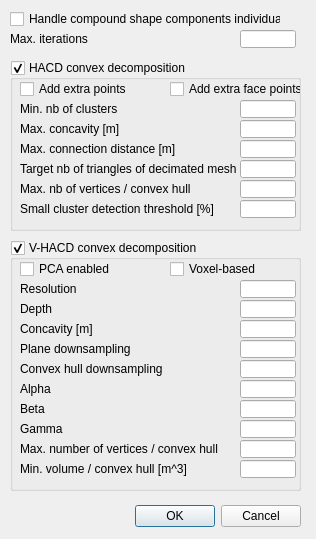
<?xml version="1.0" encoding="UTF-8"?>
<ui version="4.0">
 <class>CQDlgConvexDecomposition</class>
 <widget class="QDialog" name="CQDlgConvexDecomposition">
  <property name="geometry">
   <rect>
    <x>0</x>
    <y>0</y>
    <width>316</width>
    <height>539</height>
   </rect>
  </property>
  <property name="windowTitle">
   <string>Convex Decomposition</string>
  </property>
  <property name="locale">
   <locale language="English" country="UnitedStates"/>
  </property>
  <widget class="QDialogButtonBox" name="qqOkCancel">
   <property name="geometry">
    <rect>
     <x>10</x>
     <y>500</y>
     <width>291</width>
     <height>32</height>
    </rect>
   </property>
   <property name="standardButtons">
    <set>QDialogButtonBox::Cancel|QDialogButtonBox::Ok</set>
   </property>
  </widget>
  <widget class="QCheckBox" name="qqIndividualComponents">
   <property name="geometry">
    <rect>
     <x>10</x>
     <y>10</y>
     <width>271</width>
     <height>18</height>
    </rect>
   </property>
   <property name="focusPolicy">
    <enum>Qt::StrongFocus</enum>
   </property>
   <property name="text">
    <string>Handle compound shape components individually</string>
   </property>
  </widget>
  <widget class="QLabel" name="label_7">
   <property name="geometry">
    <rect>
     <x>10</x>
     <y>30</y>
     <width>231</width>
     <height>18</height>
    </rect>
   </property>
   <property name="text">
    <string>Max. iterations</string>
   </property>
  </widget>
  <widget class="QLineEdit" name="qqMaxIterations">
   <property name="geometry">
    <rect>
     <x>240</x>
     <y>30</y>
     <width>56</width>
     <height>18</height>
    </rect>
   </property>
  </widget>
  <widget class="QGroupBox" name="qqHACD">
   <property name="geometry">
    <rect>
     <x>10</x>
     <y>60</y>
     <width>291</width>
     <height>171</height>
    </rect>
   </property>
   <property name="title">
    <string>HACD convex decomposition</string>
   </property>
   <property name="flat">
    <bool>false</bool>
   </property>
   <property name="checkable">
    <bool>true</bool>
   </property>
   <widget class="QLineEdit" name="qqTargetBlabla">
    <property name="geometry">
     <rect>
      <x>230</x>
      <y>100</y>
      <width>56</width>
      <height>18</height>
     </rect>
    </property>
   </widget>
   <widget class="QLineEdit" name="qqMaxHullVertices">
    <property name="geometry">
     <rect>
      <x>230</x>
      <y>120</y>
      <width>56</width>
      <height>18</height>
     </rect>
    </property>
   </widget>
   <widget class="QLabel" name="label_6">
    <property name="geometry">
     <rect>
      <x>10</x>
      <y>140</y>
      <width>221</width>
      <height>18</height>
     </rect>
    </property>
    <property name="text">
     <string>Small cluster detection threshold [%]</string>
    </property>
   </widget>
   <widget class="QCheckBox" name="qqExtraDistPoints">
    <property name="geometry">
     <rect>
      <x>10</x>
      <y>20</y>
      <width>141</width>
      <height>18</height>
     </rect>
    </property>
    <property name="focusPolicy">
     <enum>Qt::StrongFocus</enum>
    </property>
    <property name="text">
     <string>Add extra points</string>
    </property>
   </widget>
   <widget class="QLabel" name="label_2">
    <property name="geometry">
     <rect>
      <x>10</x>
      <y>60</y>
      <width>211</width>
      <height>18</height>
     </rect>
    </property>
    <property name="text">
     <string>Max. concavity [m]</string>
    </property>
   </widget>
   <widget class="QLabel" name="label_4">
    <property name="geometry">
     <rect>
      <x>10</x>
      <y>100</y>
      <width>221</width>
      <height>18</height>
     </rect>
    </property>
    <property name="text">
     <string>Target nb of triangles of decimated mesh</string>
    </property>
   </widget>
   <widget class="QLineEdit" name="qqConnectDist">
    <property name="geometry">
     <rect>
      <x>230</x>
      <y>80</y>
      <width>56</width>
      <height>18</height>
     </rect>
    </property>
   </widget>
   <widget class="QLineEdit" name="qqClusters">
    <property name="geometry">
     <rect>
      <x>230</x>
      <y>40</y>
      <width>56</width>
      <height>18</height>
     </rect>
    </property>
   </widget>
   <widget class="QCheckBox" name="qqExtraFacesPoints">
    <property name="geometry">
     <rect>
      <x>160</x>
      <y>20</y>
      <width>131</width>
      <height>18</height>
     </rect>
    </property>
    <property name="focusPolicy">
     <enum>Qt::StrongFocus</enum>
    </property>
    <property name="text">
     <string>Add extra face points</string>
    </property>
   </widget>
   <widget class="QLineEdit" name="qqSmallClusterThreshold">
    <property name="geometry">
     <rect>
      <x>230</x>
      <y>140</y>
      <width>56</width>
      <height>18</height>
     </rect>
    </property>
   </widget>
   <widget class="QLineEdit" name="qqConcavity">
    <property name="geometry">
     <rect>
      <x>230</x>
      <y>60</y>
      <width>56</width>
      <height>18</height>
     </rect>
    </property>
   </widget>
   <widget class="QLabel" name="label_3">
    <property name="geometry">
     <rect>
      <x>10</x>
      <y>80</y>
      <width>221</width>
      <height>18</height>
     </rect>
    </property>
    <property name="text">
     <string>Max. connection distance [m]</string>
    </property>
   </widget>
   <widget class="QLabel" name="label_5">
    <property name="geometry">
     <rect>
      <x>10</x>
      <y>120</y>
      <width>221</width>
      <height>18</height>
     </rect>
    </property>
    <property name="text">
     <string>Max. nb of vertices / convex hull</string>
    </property>
   </widget>
   <widget class="QLabel" name="label">
    <property name="geometry">
     <rect>
      <x>10</x>
      <y>40</y>
      <width>221</width>
      <height>18</height>
     </rect>
    </property>
    <property name="text">
     <string>Min. nb of clusters</string>
    </property>
   </widget>
  </widget>
  <widget class="QGroupBox" name="qqVHACD">
   <property name="geometry">
    <rect>
     <x>10</x>
     <y>240</y>
     <width>291</width>
     <height>251</height>
    </rect>
   </property>
   <property name="title">
    <string>V-HACD convex decomposition</string>
   </property>
   <property name="flat">
    <bool>false</bool>
   </property>
   <property name="checkable">
    <bool>true</bool>
   </property>
   <widget class="QLineEdit" name="qqPlaneDownsampling">
    <property name="geometry">
     <rect>
      <x>230</x>
      <y>100</y>
      <width>56</width>
      <height>18</height>
     </rect>
    </property>
   </widget>
   <widget class="QLineEdit" name="qqConvexHullDownsampling">
    <property name="geometry">
     <rect>
      <x>230</x>
      <y>120</y>
      <width>56</width>
      <height>18</height>
     </rect>
    </property>
   </widget>
   <widget class="QLabel" name="label_8">
    <property name="geometry">
     <rect>
      <x>10</x>
      <y>140</y>
      <width>221</width>
      <height>18</height>
     </rect>
    </property>
    <property name="text">
     <string>Alpha</string>
    </property>
   </widget>
   <widget class="QCheckBox" name="qqPcaEnabled">
    <property name="geometry">
     <rect>
      <x>10</x>
      <y>20</y>
      <width>141</width>
      <height>18</height>
     </rect>
    </property>
    <property name="focusPolicy">
     <enum>Qt::StrongFocus</enum>
    </property>
    <property name="text">
     <string>PCA enabled</string>
    </property>
   </widget>
   <widget class="QLabel" name="label_9">
    <property name="geometry">
     <rect>
      <x>10</x>
      <y>60</y>
      <width>211</width>
      <height>18</height>
     </rect>
    </property>
    <property name="text">
     <string>Depth</string>
    </property>
   </widget>
   <widget class="QLabel" name="label_10">
    <property name="geometry">
     <rect>
      <x>10</x>
      <y>100</y>
      <width>221</width>
      <height>18</height>
     </rect>
    </property>
    <property name="text">
     <string>Plane downsampling</string>
    </property>
   </widget>
   <widget class="QLineEdit" name="qqConcavity_2">
    <property name="geometry">
     <rect>
      <x>230</x>
      <y>80</y>
      <width>56</width>
      <height>18</height>
     </rect>
    </property>
   </widget>
   <widget class="QLineEdit" name="qqResolution">
    <property name="geometry">
     <rect>
      <x>230</x>
      <y>40</y>
      <width>56</width>
      <height>18</height>
     </rect>
    </property>
   </widget>
   <widget class="QCheckBox" name="qqVoxelBased">
    <property name="geometry">
     <rect>
      <x>160</x>
      <y>20</y>
      <width>131</width>
      <height>18</height>
     </rect>
    </property>
    <property name="focusPolicy">
     <enum>Qt::StrongFocus</enum>
    </property>
    <property name="text">
     <string>Voxel-based</string>
    </property>
   </widget>
   <widget class="QLineEdit" name="qqAlpha">
    <property name="geometry">
     <rect>
      <x>230</x>
      <y>140</y>
      <width>56</width>
      <height>18</height>
     </rect>
    </property>
   </widget>
   <widget class="QLineEdit" name="qqDepth">
    <property name="geometry">
     <rect>
      <x>230</x>
      <y>60</y>
      <width>56</width>
      <height>18</height>
     </rect>
    </property>
   </widget>
   <widget class="QLabel" name="label_11">
    <property name="geometry">
     <rect>
      <x>10</x>
      <y>80</y>
      <width>221</width>
      <height>18</height>
     </rect>
    </property>
    <property name="text">
     <string>Concavity [m]</string>
    </property>
   </widget>
   <widget class="QLabel" name="label_12">
    <property name="geometry">
     <rect>
      <x>10</x>
      <y>120</y>
      <width>221</width>
      <height>18</height>
     </rect>
    </property>
    <property name="text">
     <string>Convex hull downsampling</string>
    </property>
   </widget>
   <widget class="QLabel" name="label_13">
    <property name="geometry">
     <rect>
      <x>10</x>
      <y>40</y>
      <width>221</width>
      <height>18</height>
     </rect>
    </property>
    <property name="text">
     <string>Resolution</string>
    </property>
   </widget>
   <widget class="QLineEdit" name="qqGamma">
    <property name="geometry">
     <rect>
      <x>230</x>
      <y>180</y>
      <width>56</width>
      <height>18</height>
     </rect>
    </property>
   </widget>
   <widget class="QLabel" name="label_15">
    <property name="geometry">
     <rect>
      <x>10</x>
      <y>180</y>
      <width>221</width>
      <height>18</height>
     </rect>
    </property>
    <property name="text">
     <string>Gamma</string>
    </property>
   </widget>
   <widget class="QLineEdit" name="qqBeta">
    <property name="geometry">
     <rect>
      <x>230</x>
      <y>160</y>
      <width>56</width>
      <height>18</height>
     </rect>
    </property>
   </widget>
   <widget class="QLabel" name="label_14">
    <property name="geometry">
     <rect>
      <x>10</x>
      <y>160</y>
      <width>221</width>
      <height>18</height>
     </rect>
    </property>
    <property name="text">
     <string>Beta</string>
    </property>
   </widget>
   <widget class="QLabel" name="label_16">
    <property name="geometry">
     <rect>
      <x>10</x>
      <y>200</y>
      <width>221</width>
      <height>18</height>
     </rect>
    </property>
    <property name="text">
     <string>Max. number of vertices / convex hull</string>
    </property>
   </widget>
   <widget class="QLineEdit" name="qqMaxVerticesPerCh">
    <property name="geometry">
     <rect>
      <x>230</x>
      <y>200</y>
      <width>56</width>
      <height>18</height>
     </rect>
    </property>
   </widget>
   <widget class="QLabel" name="label_17">
    <property name="geometry">
     <rect>
      <x>10</x>
      <y>220</y>
      <width>221</width>
      <height>18</height>
     </rect>
    </property>
    <property name="text">
     <string>Min. volume / convex hull [m^3]</string>
    </property>
   </widget>
   <widget class="QLineEdit" name="qqMinVolumePerCh">
    <property name="geometry">
     <rect>
      <x>230</x>
      <y>220</y>
      <width>56</width>
      <height>18</height>
     </rect>
    </property>
   </widget>
  </widget>
 </widget>
 <tabstops>
  <tabstop>qqIndividualComponents</tabstop>
  <tabstop>qqMaxIterations</tabstop>
  <tabstop>qqHACD</tabstop>
  <tabstop>qqExtraDistPoints</tabstop>
  <tabstop>qqExtraFacesPoints</tabstop>
  <tabstop>qqClusters</tabstop>
  <tabstop>qqConcavity</tabstop>
  <tabstop>qqConnectDist</tabstop>
  <tabstop>qqTargetBlabla</tabstop>
  <tabstop>qqMaxHullVertices</tabstop>
  <tabstop>qqSmallClusterThreshold</tabstop>
  <tabstop>qqVHACD</tabstop>
  <tabstop>qqPcaEnabled</tabstop>
  <tabstop>qqVoxelBased</tabstop>
  <tabstop>qqResolution</tabstop>
  <tabstop>qqDepth</tabstop>
  <tabstop>qqConcavity_2</tabstop>
  <tabstop>qqPlaneDownsampling</tabstop>
  <tabstop>qqConvexHullDownsampling</tabstop>
  <tabstop>qqAlpha</tabstop>
  <tabstop>qqBeta</tabstop>
  <tabstop>qqGamma</tabstop>
  <tabstop>qqMaxVerticesPerCh</tabstop>
  <tabstop>qqMinVolumePerCh</tabstop>
  <tabstop>qqOkCancel</tabstop>
 </tabstops>
 <resources/>
 <connections/>
</ui>
